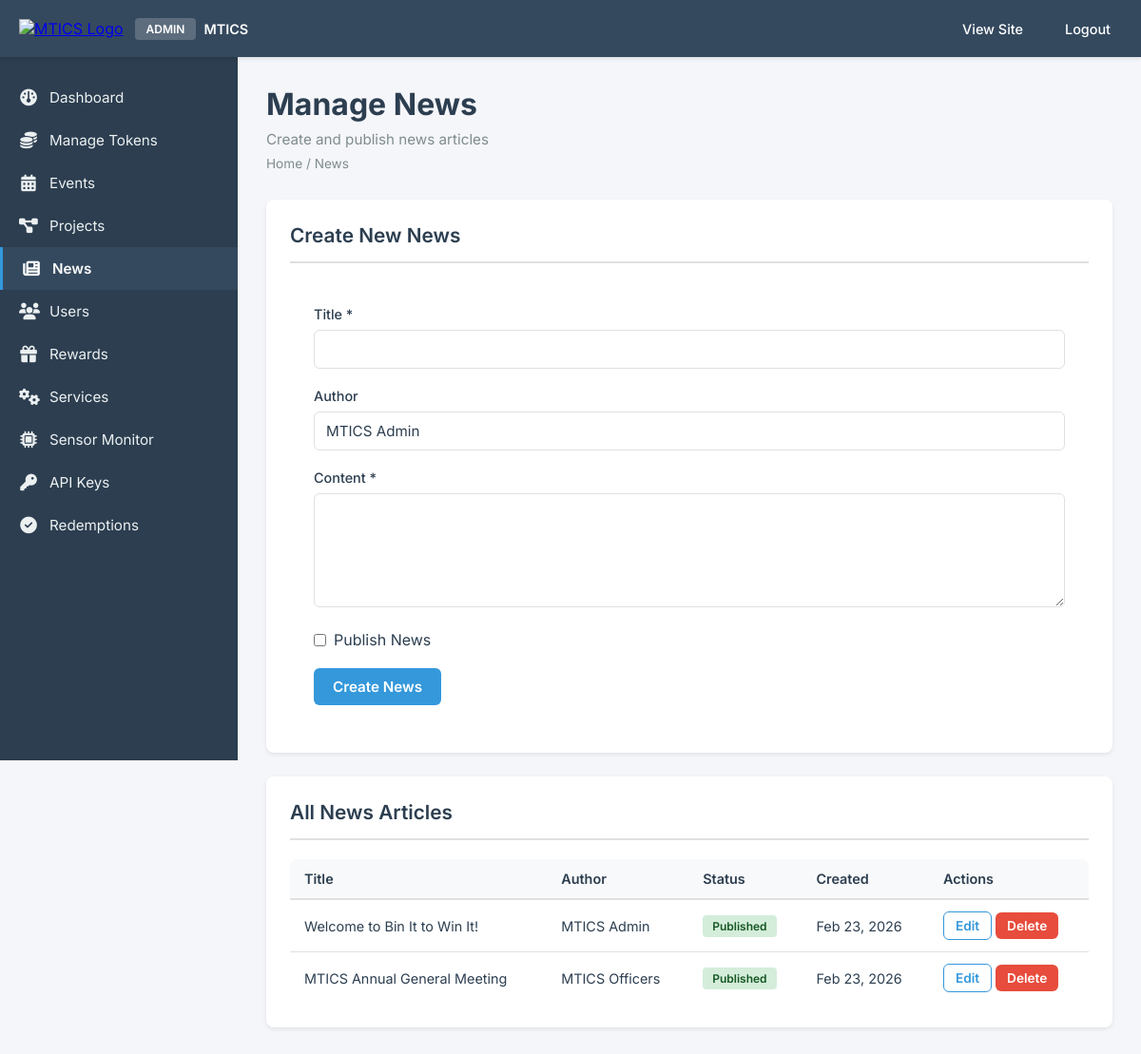
Screenshot of /admin/news.php (signed in) with the database file from the repository.
### tables this page shows
CREATE TABLE IF NOT EXISTS news (
    id INT AUTO_INCREMENT PRIMARY KEY,
    title VARCHAR(255) NOT NULL,
    content TEXT NOT NULL,
    author VARCHAR(255),
    image_url VARCHAR(500),
    is_published BOOLEAN DEFAULT FALSE,
    created_at TIMESTAMP DEFAULT CURRENT_TIMESTAMP,
    updated_at TIMESTAMP DEFAULT CURRENT_TIMESTAMP ON UPDATE CURRENT_TIMESTAMP,
    INDEX idx_is_published (is_published),
    INDEX idx_created_at (created_at)
);

### admin/news.php (the view, shortened to what this page needs)
<?php
$db = Database::getInstance()->getConnection();
$edit_news = null;
$stmt = $db->query("SELECT * FROM news ORDER BY created_at DESC");
$all_news = $stmt->fetchAll();
include '../includes/admin_header.php';
?>
<div class="admin-content">
    <div class="admin-container">
        <div class="admin-page-header">
            <h1 class="admin-page-title">Manage News</h1>
            <p class="admin-page-subtitle">Create and publish news articles</p>
            <div class="admin-breadcrumb">
                <a href="<?php echo SITE_URL; ?>/admin/index.php">Home</a> / News
            </div>
        </div>
        <div class="admin-section">
            <h2 class="admin-section-title"><?php echo $edit_news ? 'Edit News' : 'Create New News'; ?></h2>
            <form method="POST" class="admin-form">
                <div class="admin-form-group">
                    <label class="admin-form-label">Title *</label>
                    <input type="text" name="title" class="admin-form-input"
                           value="<?php echo $edit_news ? htmlspecialchars($edit_news['title']) : ''; ?>" required>
                </div>
                <div class="admin-form-group">
                    <label class="admin-form-label">Author</label>
                    <input type="text" name="author" class="admin-form-input"
                           value="<?php echo $edit_news ? htmlspecialchars($edit_news['author']) : 'MTICS Admin'; ?>">
                </div>
                <div class="admin-form-group">
                    <label class="admin-form-label">Content *</label>
                    <textarea name="content" class="admin-form-textarea" required style="min-height: 200px;"><?php echo $edit_news ? htmlspecialchars($edit_news['content']) : ''; ?></textarea>
                </div>
                <div class="admin-form-group">
                    <label style="display: flex; align-items: center; gap: 0.5rem;">
                        <input type="checkbox" name="is_published"
                               <?php echo ($edit_news && $edit_news['is_published']) ? 'checked' : ''; ?>>
                        <span>Publish News</span>
                    </label>
                </div>
                <button type="submit" class="admin-btn admin-btn-primary">
                    <?php echo $edit_news ? 'Update News' : 'Create News'; ?>
                </button>
            </form>
        </div>
        <div class="admin-section">
            <h2 class="admin-section-title">All News Articles</h2>
            <div class="admin-table-container">
                <table class="admin-table">
                    <thead>
                        <tr>
                            <th>Title</th>
                            <th>Author</th>
                            <th>Status</th>
                            <th>Created</th>
                            <th>Actions</th>
                        </tr>
                    </thead>
                    <tbody>
                        <?php if (empty($all_news)): ?>
                            <tr>
                                <td colspan="5" style="text-align: center; padding: var(--spacing-lg); color: var(--medium-gray);">
                                    No news articles found. Create your first article above.
                                </td>
                            </tr>
                        <?php else: ?>
                            <?php foreach ($all_news as $news): ?>
                            <tr>
                                <td><?php echo htmlspecialchars($news['title']); ?></td>
                                <td><?php echo htmlspecialchars($news['author']); ?></td>
                                <td>
                                    <span class="badge <?php echo $news['is_published'] ? 'badge-success' : 'badge-warning'; ?>">
                                        <?php echo $news['is_published'] ? 'Published' : 'Draft'; ?>
                                    </span>
                                </td>
                                <td><?php echo date('M j, Y', strtotime($news['created_at'])); ?></td>
                                <td>
                                    <a href="?edit=<?php echo $news['id']; ?>" class="admin-btn admin-btn-secondary admin-btn-sm">Edit</a>
                                    <a href="?delete=<?php echo $news['id']; ?>"
                                       class="admin-btn admin-btn-danger admin-btn-sm"
                                       onclick="return confirm('Are you sure you want to delete this news article?');">Delete</a>
                                </td>
                            </tr>
                            <?php endforeach; ?>
                        <?php endif; ?>
                    </tbody>
                </table>
            </div>
        </div>
    </div>
</div>
<?php include '../includes/admin_footer.php'; ?>

### assets/css/admin.css (style rules this page uses)
* { margin: 0; padding: 0; box-sizing: border-box; }
html, body.admin-page { margin: 0 !important; padding: 0 !important; font-family: 'Inter', -apple-system, BlinkMacSystemFont, 'Segoe UI', sans-serif !important; background: #f5f6fa !important; color: #2c3e50 !important; width: 100% !important; height: 100% !important; overflow-x: hidden !important; }
body.admin-page .admin-content { padding: 30px !important; background: #f5f6fa !important; width: 100% !important; }
body.admin-page .admin-container { max-width: 1400px !important; margin: 0 auto !important; width: 100% !important; }
body.admin-page .admin-page-header { margin-bottom: 30px !important; }
body.admin-page .admin-page-title { font-size: 2rem !important; font-weight: 700 !important; color: #2c3e50 !important; margin: 0 0 8px 0 !important; }
body.admin-page .admin-page-subtitle { font-size: 0.95rem !important; color: #7f8c8d !important; margin: 0 !important; }
body.admin-page .admin-breadcrumb { font-size: 0.85rem !important; color: #7f8c8d !important; margin-top: 8px !important; }
body.admin-page .admin-breadcrumb a { color: #7f8c8d !important; text-decoration: none !important; }
body.admin-page .admin-section { background: #ffffff !important; border-radius: 8px !important; padding: 25px !important; margin-bottom: 25px !important; box-shadow: 0 2px 4px rgba(0, 0, 0, 0.08) !important; border: none !important; }
body.admin-page .admin-section-title { font-size: 1.3rem !important; font-weight: 600 !important; color: #2c3e50 !important; margin: 0 0 20px 0 !important; padding-bottom: 15px !important; border-bottom: 2px solid #e0e0e0 !important; }
body.admin-page .admin-table-container { overflow-x: auto !important; border-radius: 8px !important; }
body.admin-page .admin-table { width: 100% !important; border-collapse: collapse !important; background: #ffffff !important; }
body.admin-page .admin-table thead { background: #f8f9fa !important; }
body.admin-page .admin-table th { padding: 12px 15px !important; text-align: left !important; font-weight: 600 !important; color: #2c3e50 !important; font-size: 0.9rem !important; border-bottom: 2px solid #e0e0e0 !important; }
body.admin-page .admin-table td { padding: 12px 15px !important; border-bottom: 1px solid #e0e0e0 !important; color: #2c3e50 !important; font-size: 0.9rem !important; }
body.admin-page .admin-table tbody tr:last-child td { border-bottom: none !important; }
body.admin-page .admin-form { background: #ffffff !important; border-radius: 8px !important; padding: 25px !important; }
body.admin-page .admin-form-group { margin-bottom: 20px !important; }
body.admin-page .admin-form-label { display: block !important; margin-bottom: 8px !important; font-weight: 500 !important; color: #2c3e50 !important; font-size: 0.9rem !important; }
body.admin-page .admin-form-input, body.admin-page .admin-form-select, body.admin-page .admin-form-textarea { width: 100% !important; padding: 10px 12px !important; border: 1px solid #e0e0e0 !important; border-radius: 6px !important; font-family: inherit !important; font-size: 0.95rem !important; transition: all 0.3s ease !important; background: #ffffff !important; color: #2c3e50 !important; }
body.admin-page .admin-form-textarea { resize: vertical !important; min-height: 120px !important; }
body.admin-page .admin-btn { display: inline-block !important; padding: 10px 20px !important; border: none !important; border-radius: 6px !important; font-weight: 600 !important; text-decoration: none !important; cursor: pointer !important; transition: all 0.3s ease !important; font-size: 0.95rem !important; font-family: inherit !important; }
body.admin-page .admin-btn-primary { background: #3498db !important; color: #ffffff !important; }
body.admin-page .admin-btn-secondary { background: #ffffff !important; color: #3498db !important; border: 1px solid #3498db !important; }
body.admin-page .admin-btn-danger { background: #e74c3c !important; color: #ffffff !important; }
body.admin-page .admin-btn-sm { padding: 6px 12px !important; font-size: 0.85rem !important; }
body.admin-page .badge { display: inline-block !important; padding: 4px 10px !important; border-radius: 4px !important; font-size: 0.75rem !important; font-weight: 600 !important; }
body.admin-page .badge-success { background: #d4edda !important; color: #155724 !important; }

### rows the page displays
news: title "Welcome to Bin It to Win It!", author "MTICS Admin", is_published "Published", created_at "Feb 23, 2026"
news: title "MTICS Annual General Meeting", author "MTICS Officers", is_published "Published", created_at "Feb 23, 2026"
